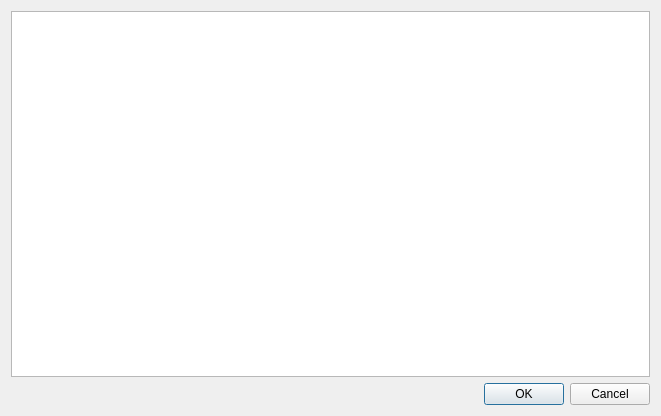
<?xml version="1.0" encoding="UTF-8"?>
<ui version="4.0">
 <class>OpenProcess</class>
 <widget class="QDialog" name="OpenProcess">
  <property name="geometry">
   <rect>
    <x>0</x>
    <y>0</y>
    <width>661</width>
    <height>416</height>
   </rect>
  </property>
  <property name="windowTitle">
   <string>Dialog</string>
  </property>
  <layout class="QVBoxLayout" name="verticalLayout">
   <item>
    <widget class="QTreeView" name="list"/>
   </item>
   <item>
    <widget class="QDialogButtonBox" name="buttons">
     <property name="orientation">
      <enum>Qt::Horizontal</enum>
     </property>
     <property name="standardButtons">
      <set>QDialogButtonBox::Cancel|QDialogButtonBox::Ok</set>
     </property>
    </widget>
   </item>
  </layout>
 </widget>
 <resources/>
 <connections>
  <connection>
   <sender>buttons</sender>
   <signal>accepted()</signal>
   <receiver>OpenProcess</receiver>
   <slot>accept()</slot>
   <hints>
    <hint type="sourcelabel">
     <x>248</x>
     <y>254</y>
    </hint>
    <hint type="destinationlabel">
     <x>157</x>
     <y>274</y>
    </hint>
   </hints>
  </connection>
  <connection>
   <sender>buttons</sender>
   <signal>rejected()</signal>
   <receiver>OpenProcess</receiver>
   <slot>reject()</slot>
   <hints>
    <hint type="sourcelabel">
     <x>316</x>
     <y>260</y>
    </hint>
    <hint type="destinationlabel">
     <x>286</x>
     <y>274</y>
    </hint>
   </hints>
  </connection>
 </connections>
</ui>
